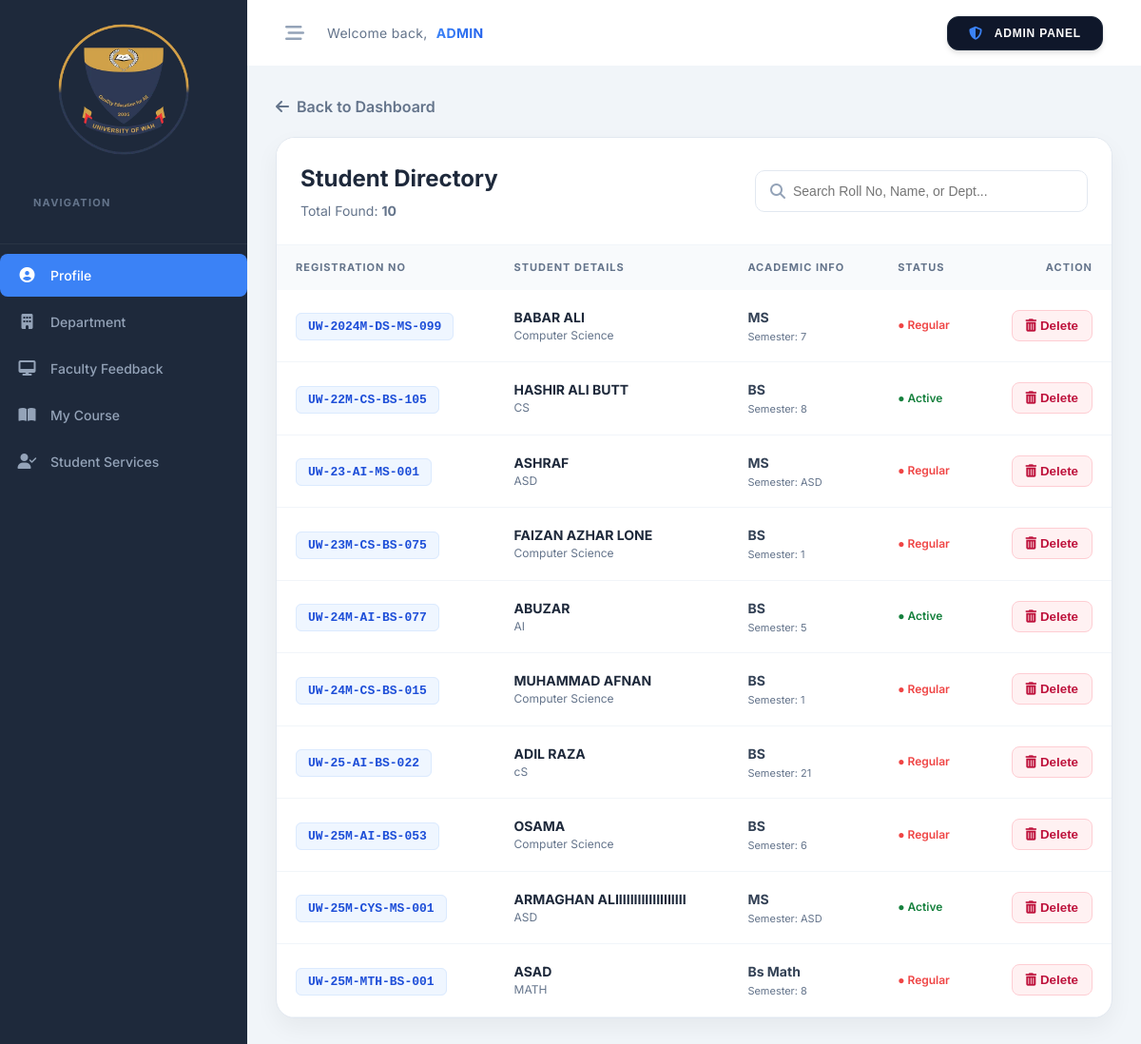
Page /admin/files/student_detail.php on the committed database.
### tables this page shows
CREATE TABLE `users` (
  `id` int(11) NOT NULL,
  `registration_no` varchar(20) NOT NULL,
  `password` varchar(255) NOT NULL
);

CREATE TABLE `profile` (
  `id` int(11) NOT NULL,
  `registration_no` varchar(50) DEFAULT NULL,
  `photo` varchar(255) DEFAULT 'default.png',
  `full_name` varchar(100) DEFAULT NULL,
  `status_badge` varchar(20) DEFAULT NULL,
  `department` varchar(100) DEFAULT NULL,
  `program` varchar(100) DEFAULT NULL,
  `semester` varchar(10) DEFAULT NULL,
  `session` varchar(10) DEFAULT NULL,
  `admission_date` varchar(20) DEFAULT NULL,
  `domicile` varchar(50) DEFAULT NULL,
  `dob` date DEFAULT NULL,
  `cnic` varchar(20) DEFAULT NULL,
  `nationality` varchar(50) DEFAULT NULL,
  `gender` varchar(10) DEFAULT NULL,
  `father_name` varchar(100) DEFAULT NULL,
  `guardian_name` varchar(100) DEFAULT NULL,
  `guardian_phone` varchar(20) DEFAULT NULL,
  `family_income` varchar(50) DEFAULT NULL,
  `current_address` text DEFAULT NULL,
  `permanent_address` text DEFAULT NULL,
  `email` varchar(100) DEFAULT NULL,
  `phone` varchar(20) DEFAULT NULL,
  `fsc_total` varchar(10) DEFAULT NULL,
  `fsc_obtained` varchar(10) DEFAULT NULL,
  `fsc_per` varchar(10) DEFAULT NULL,
  `fsc_year` varchar(10) DEFAULT NULL,
  `fsc_board` varchar(100) DEFAULT NULL,
  `fsc_major` varchar(50) DEFAULT NULL,
  `ssc_total` varchar(10) DEFAULT NULL,
  `ssc_obtained` varchar(10) DEFAULT NULL,
  `ssc_per` varchar(10) DEFAULT NULL,
  `ssc_year` varchar(10) DEFAULT NULL,
  `ssc_board` varchar(100) DEFAULT NULL,
  `ssc_major` varchar(50) DEFAULT NULL
);

### admin/files/student_detail.php (the view, shortened to what this page needs)
<?php
include('db_config.php');
$search = "";
$query = "SELECT u.id, u.registration_no, p.full_name, p.department, p.program, p.semester, p.status_badge
          FROM users u
          LEFT JOIN profile p ON u.registration_no = p.registration_no
          WHERE u.registration_no LIKE 'UW-%'";
$query .= " ORDER BY u.registration_no ASC";
$result = mysqli_query($conn, $query);
?>
<!DOCTYPE html>
<html lang="en">
<head>
    <link rel="stylesheet" href="https://cdnjs.cloudflare.com/ajax/libs/font-awesome/6.4.0/css/all.min.css">
    <link rel="stylesheet" href="../css/admin_style.css">
</head>
<body>
    <div class="main-wrapper">
        <?php include('sidebar.php'); ?>
        <div class="content">
            <?php include('header.php'); ?>
            <div class="inner-content">
                <a href="admin_dashboard.php" class="btn-back"><i class="fas fa-arrow-left"></i> Back to Dashboard</a>
                <div class="glass-card">
                    <div class="table-header">
                        <div>
                            <h2 style="margin:0;">Student Directory</h2>
                            <p style="margin:5px 0 0; color:#64748b; font-size: 14px;">
                                Total Found: <b><?php echo mysqli_num_rows($result); ?></b>
                            </p>
                        </div>
                        <form method="GET" action="">
                            <div class="search-box">
                                <i class="fas fa-search"></i>
                                <input type="text" name="search" placeholder="Search Roll No, Name, or Dept..."
                                    value="<?php echo htmlspecialchars($search); ?>">
                            </div>
                        </form>
                    </div>
                    <table>
                        <thead>
                            <tr>
                                <th>Registration No</th>
                                <th>Student Details</th>
                                <th>Academic Info</th>
                                <th>Status</th>
                                <th style="text-align: right;">Action</th>
                            </tr>
                        </thead>
                        <tbody>
                            <?php
                            if (mysqli_num_rows($result) > 0) {
                                while ($row = mysqli_fetch_assoc($result)) {
                                    $status_text = $row['status_badge'] ?? 'Active';
                                    $status_class = (strtolower($status_text) == 'active') ? 'status-active' : 'status-inactive';
                                    ?>
                                    <tr>
                                        <td><span
                                                class="reg-pill"><?php echo htmlspecialchars($row['registration_no']); ?></span>
                                        </td>
                                        <td>
                                            <div class="user-info">
                                                <span
                                                    class="user-name"><?php echo htmlspecialchars($row['full_name'] ?? 'No Name'); ?></span>
                                                <span
                                                    class="user-dept"><?php echo htmlspecialchars($row['department'] ?? 'Not Assigned'); ?></span>
                                            </div>
                                        </td>
                                        <td>
                                            <div style="font-weight: 700; color: #334155;">
                                                <?php echo htmlspecialchars($row['program'] ?? 'N/A'); ?>
                                            </div>
                                            <div style="font-size: 11px; color:#64748b; margin-top: 2px;">
                                                Semester: <?php echo htmlspecialchars($row['semester'] ?? '-'); ?>
                                            </div>
                                        </td>
                                        <td>
                                            <span class="status-indicator <?php echo $status_class; ?>">
                                                ● <?php echo htmlspecialchars($status_text); ?>
                                            </span>
                                        </td>
                                        <td style="text-align: right;">
                                            <button class="btn-delete"
                                                onclick="if(confirm('Are you sure you want to permanently delete this student record?')) window.location.href='delete_user.php?id=<?php echo $row['id']; ?>&type=student';">
                                                <i class="fas fa-trash-alt"></i> Delete
                                            </button>
                                        </td>
                                    </tr>
                                <?php }
                            } ?>
                        </tbody>
                    </table>
                </div>
            </div>
        </div>
    </div>
</body>
</html>

### admin/css/admin_style.css (style rules this page uses)
:root { --sidebar-bg: #0f172a; --sidebar-hover: #1e293b; --active-blue: #3b82f6; --body-bg: #f8fafc; --card-bg: #ffffff; --text-main: #1e293b; --text-muted: #64748b; --border-color: #e2e8f0; --sidebar-width: 260px; --transition-speed: 0.2s; --radius-lg: 12px; --radius-md: 8px; --shadow-sm: 0 1px 3px 0 rgb(0 0 0 / 0.1); --shadow-md: 0 4px 6px -1px rgb(0 0 0 / 0.1); }
* { box-sizing: border-box; }
body { margin: 0; font-family: "Inter", system-ui, -apple-system, sans-serif; background-color: var(--body-bg); color: var(--text-main); line-height: 1.5; -webkit-font-smoothing: antialiased; }
.main-wrapper { display: flex; min-height: 100vh; }

### admin/files/student_detail.php (style rules this page uses)
:root { --primary: #3b82f6; --danger: #ef4444; --success: #15803d; --bg: #f1f5f9; }
body { font-family: 'Inter', sans-serif; background: var(--bg); margin: 0; }
.main-wrapper { display: flex; min-height: 100vh; }
.content { flex: 1; display: flex; flex-direction: column; }
.inner-content { padding: 30px; }
.search-box { position: relative; display: flex; align-items: center; background: white; border: 1px solid #e2e8f0; border-radius: 10px; padding: 5px 15px; width: 350px; }
.search-box input { border: none; outline: none; padding: 8px; width: 100%; font-size: 14px; }
.search-box i { color: #94a3b8; }
.glass-card { background: white; border-radius: 20px; box-shadow: 0 10px 25px rgba(0, 0, 0, 0.05); overflow: hidden; border: 1px solid #e2e8f0; }
.table-header { padding: 25px; display: flex; justify-content: space-between; align-items: center; background: #fff; border-bottom: 1px solid #f1f5f9; }
table { width: 100%; border-collapse: collapse; }
th { background: #f8fafc; padding: 15px 20px; text-align: left; font-size: 11px; text-transform: uppercase; color: #64748b; letter-spacing: 1px; }
td { padding: 18px 20px; border-bottom: 1px solid #f1f5f9; font-size: 14px; color: #1e293b; }
.user-info { display: flex; flex-direction: column; }
.user-name { font-weight: 700; color: #1e293b; text-transform: uppercase; }
.user-dept { font-size: 12px; color: #64748b; }
.reg-pill { background: #eff6ff; color: #1d4ed8; padding: 6px 12px; border-radius: 6px; font-family: monospace; font-weight: 600; font-size: 13px; border: 1px solid #dbeafe; }
.status-indicator { font-weight: 600; font-size: 12px; display: flex; align-items: center; gap: 5px; }
.status-active { color: var(--success); }
.status-inactive { color: var(--danger); }
.btn-back { display: inline-flex; align-items: center; gap: 8px; color: #64748b; text-decoration: none; font-weight: 600; margin-bottom: 20px; transition: 0.3s; }
.btn-delete { background: #fff1f2; color: #be123c; border: 1px solid #fecdd3; padding: 8px 14px; border-radius: 8px; cursor: pointer; transition: 0.2s; font-weight: 600; }

### rows in the picture
users: registration_no "UW-2024M-DS-MS-099", profile.full_name "BABAR ALI", profile.department "Computer Science", profile.program "MS", profile.semester "7", profile.status_badge "Regular"
users: registration_no "UW-22M-CS-BS-105", profile.full_name "HASHIR ALI BUTT", profile.department "CS", profile.program "BS", profile.semester "8", profile.status_badge "Active"
users: registration_no "UW-23-AI-MS-001", profile.full_name "ASHRAF", profile.department "ASD", profile.program "MS", profile.semester "ASD", profile.status_badge "Regular"
users: registration_no "UW-23M-CS-BS-075", profile.full_name "FAIZAN AZHAR LONE", profile.department "Computer Science", profile.program "BS", profile.semester "1", profile.status_badge "Regular"
users: registration_no "UW-24M-AI-BS-077", profile.full_name "ABUZAR", profile.department "AI", profile.program "BS", profile.semester "5", profile.status_badge "Active"
users: registration_no "UW-24M-CS-BS-015", profile.full_name "MUHAMMAD AFNAN", profile.department "Computer Science", profile.program "BS", profile.semester "1", profile.status_badge "Regular"
users: registration_no "UW-25-AI-BS-022", profile.full_name "ADIL RAZA", profile.department "cS", profile.program "BS", profile.semester "21", profile.status_badge "Regular"
users: registration_no "UW-25M-AI-BS-053", profile.full_name "OSAMA", profile.department "Computer Science", profile.program "BS", profile.semester "6", profile.status_badge "Regular"
users: registration_no "UW-25M-CYS-MS-001", profile.full_name "ARMAGHAN ALIIIIIIIIIIIIIIIIIII", profile.department "ASD", profile.program "MS", profile.semester "ASD", profile.status_badge "Active"
users: registration_no "UW-25M-MTH-BS-001", profile.full_name "ASAD", profile.department "MATH", profile.program "Bs Math", profile.semester "8", profile.status_badge "Regular"

### other values in the picture
mysqli_num_rows($result) "10"
